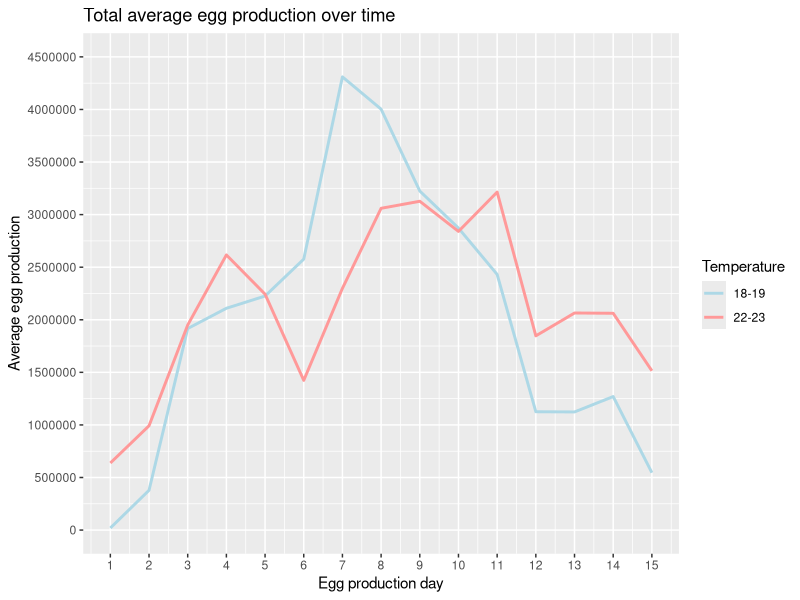

R code for this plot:
## ---- chunk 1
library(tidyverse)
library(readxl)
library(dplyr)
## ---- chunk 2
library(ggplot2)
## ---- chunk 3
gj<-read_excel("gj.xlsx")
## ---- chunk 4
p<-ggplot(gj,aes(x=Day,y=Avarage_egg,group = Temperature,colour = Temperature))+
  geom_line(size=1)+
  scale_color_manual(values=c("18-19"="lightblue","22-23"="#FF9999"))+
  scale_y_continuous(
      limits = c(0,4500000),
      breaks = seq(0,4500000,by=500000)
    )+
    scale_x_continuous(
      limits = c(1,15),
      breaks = seq(1,15))+
  labs(title = "Total average egg production over time",
       x="Egg production day",
       y="Average egg production")
ggsave("high_contrast_graph_final_1.png", plot = p,
       width = 16, height = 10, dpi = 300, units = "cm", bg = "white")
  
